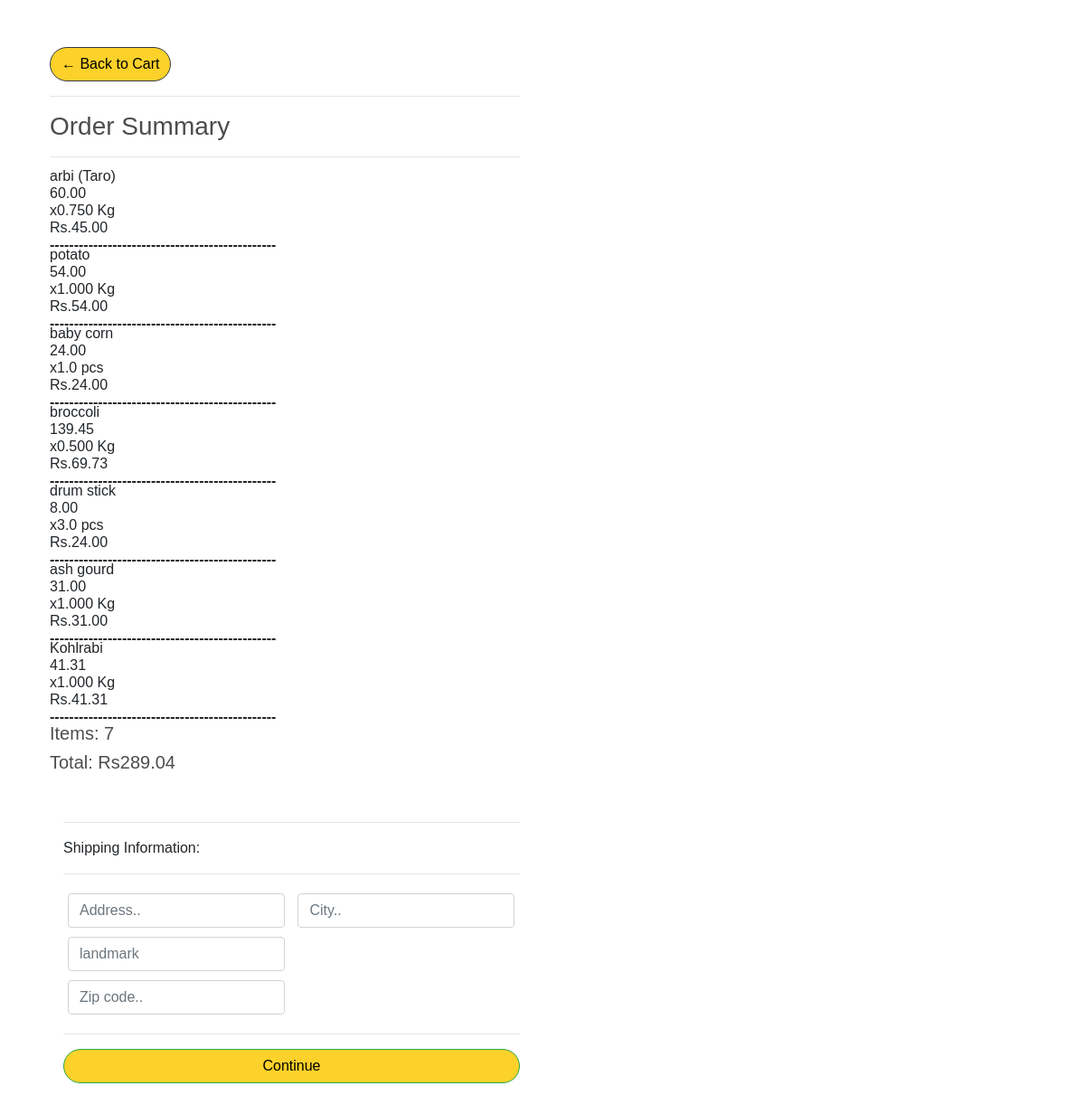
The app's page /user/add/checkout/ (signed in) with its own data.
### atoz_store/models.py (models this page shows, shortened)
class OrderItem(models.Model):
    product = models.ForeignKey(Product,on_delete=models.SET_NULL,blank=True,null=True)
    order = models.ForeignKey(Order,on_delete=models.SET_NULL,blank=True,null=True)
    quantity = models.DecimalField(decimal_places=3,max_digits=7 ,default=0,null=True,blank=True)
    date_ordered = models.DateTimeField(auto_now_add=True)
    @property
    def get_total(self):
        if self.product.offprice <= 0.00:
            total = self.product.price*self.quantity
        else:
            total = self.product.offprice*self.quantity
        return total

class Product(models.Model):
    catagory_choice = (
        ("fruit","fruit"),
        ("dryfruit","dryfruit"),
        ("vegitable","vegitable"),
         ("chicken","chicken"),
          ("seafood","seafood"),
        ("other","other"),
         )
    cate = models.ForeignKey(Category,on_delete=models.SET_NULL,blank=True,null=True)
    discription = models.CharField(max_length=500,null=True)
    mini_desc = models.CharField(max_length=40,null=True,)
    alias =  models.CharField(max_length=30,default="null",null=True)
    name = models.CharField(max_length=128,null=True,)
    catagory = models.CharField(max_length=30,choices=catagory_choice ,null=True)
    price = models.DecimalField(max_digits=7, decimal_places=2)
    offprice = models.DecimalField(max_digits=7, decimal_places=2,null = True)
    image = models.ImageField(null=True,blank=True)
    prodtype =models.BooleanField(default=True)
    stock = models.BooleanField(default=True)

class Order(models.Model):
    status = (
        ("op","order processing"),
        ("od","out for delivery"),
        ("d","delivered"),
         )
    customer = models.ForeignKey(Customer,on_delete=models.SET_NULL,blank=True,null=True)
    status = models.CharField(max_length=40,choices=status,null=True,default="null")
    date_ordered = models.DateTimeField(auto_now_add=True,null=True)
    mark = models.IntegerField(default=1)
    complete = models.BooleanField(default=True,null=True,blank=False)
    transaction_id = models.CharField(max_length=128,null=True)
    @property
    def get_cart_total(self):
        orderitem=self.orderitem_set.all()
        total = sum([item.get_total for item in orderitem])
        return total
    @property
    def get_cart_items(self):
        orderitem=self.orderitem_set.all()
        total = sum([self.mark for item in orderitem])
        return total

### atoz_store/views.py (the view)
# urls.py: path('checkout/',views.checkout,name="checkout"),
def checkout(request):
     if request.user.is_authenticated:
        email=request.user.email
        customer,created = Customer.objects.get_or_create(email=email,)
        order,created = Order.objects.get_or_create(customer=customer,complete=False)
        items = order.orderitem_set.all()
        cartitems = order.get_cart_items
     else:
        cookieData = cookieCart(request)
        print(cookieData)
        cartitems = cookieData['cartitems']
        order = cookieData['order']
        items = cookieData['items']
     context = {'items':items,'order':order,'cartitems':cartitems}
     return render(request, 'atoz_store/checkout.html',context)

### atoz_store/Templates/atoz_store/checkout.html (shortened to what this page needs)
{% extends 'atoz_store/main.html' %}
{% load static %}
{% block content %}
<head>
	<link rel="stylesheet" href="https://cdnjs.cloudflare.com/ajax/libs/font-awesome/4.7.0/css/font-awesome.min.css">
</head>
<div id="mydiv">
     <div class="row">
		<div class="col-lg-6">
			<div class="box-element">
				<a  class="btn btn-outline-dark srcbtn" href="{% url 'cart' %}">&#x2190; Back to Cart</a>
				<hr>
				<h3>Order Summary</h3>
				<hr>
				{% for item in items %}
				<div class="chk cart-row">
					<div ><p>{{item.product.name}}</p></div>
					<div ><p>{% if item.product.offprice %} {{item.product.offprice|floatformat:2}} {% else %} {{item.product.price|floatformat:2}} {% endif %}</p></div>
					{% if item.product.prodtype %}
					<div ><p>x{{item.quantity|floatformat:3}} Kg</p></div>
					{% else %}
					<div ><p>x{{item.quantity|floatformat:1}} pcs</p></div>
					{% endif %}
					<div ><p>Rs.{{item.get_total|floatformat:2}} </p></div>
					<strong>-----------------------------------------------</strong>
				</div>
				{% endfor %}
				<h5>Items:   {{cartitems|floatformat:0}}</h5>
				<h5>Total:   Rs{{order.get_cart_total|floatformat:2}}</h5>
			</div>
		</div>
	</div>
	<div class="col-lg-6">
		<div class="box-element" id="form-wrapper">
			<form id="form">
				<div id="shipping-info">
					<hr>
					<p>Shipping Information:</p>
					<hr>
					<div class="form-field">
						<input class="form-control" type="text" name="address" placeholder="Address..">
					</div>
					<div class="form-field">
						<input class="form-control" type="text" name="city" placeholder="City..">
					</div>
					<div class="form-field">
						<input class="form-control" type="text" name="landmark" placeholder="landmark">
					</div>
					<div class="form-field">
					</div>
					<div class="form-field">
						<input class="form-control" type="text" name="zipcode" placeholder="Zip code..">
					</div>
				</div>
				<hr>
				<input id="form-button" class="btn btn-success btn-block srcbtn" type="submit" value="Continue">
			</form>
		</div>
		<br>
	</div>
</div>
{% endblock content %}

### atoz_store/static/css/main.css (style rules this page uses)
html, body { margin: 0; padding: 0; height: 100%; background-color: white; font-family: 'Ubuntu', sans-serif; }
h1, h2, h3, h4, h5, h6 { color: hsl(0, 0%, 30%); }
.box-element { height: 10%; padding-left: 20px; background-color: #fff; border-radius: 4px; padding: 10px; font-family: 'Ubuntu', sans-serif; }
.col-lg-4, .col-lg-6, .col-lg-8, .col-lg-12 { margin-top: 10px; }
.btn { border-radius: 5em; background-color: #6b8e23; color: black; }
.form-field { width: 250px; display: inline-block; padding: 5px; }
.srcbtn { background-color: #fcd12a; }
div.chk { padding-top: 3px; line-height: 3px; padding-bottom: 5px; }

### records on screen
OrderItem: product.name "arbi (Taro)", product.offprice "60.00", quantity "0.750", get_total "45.00"
OrderItem: product.name "potato", product.price "54.00", quantity "1.000", get_total "54.00"
OrderItem: product.name "baby corn", product.price "24.00", quantity "1.0", get_total "24.00"
OrderItem: product.name "broccoli", product.offprice "139.45", quantity "0.500", get_total "69.73"
OrderItem: product.name "drum stick", product.price "8.00", quantity "3.0", get_total "24.00"
OrderItem: product.name "ash gourd", product.price "31.00", quantity "1.000", get_total "31.00"
OrderItem: product.name "Kohlrabi", product.offprice "41.31", quantity "1.000", get_total "41.31"
Order: get_cart_total "289.04"

### other values on screen
{{ cartitems|floatformat:0 }} "7"
